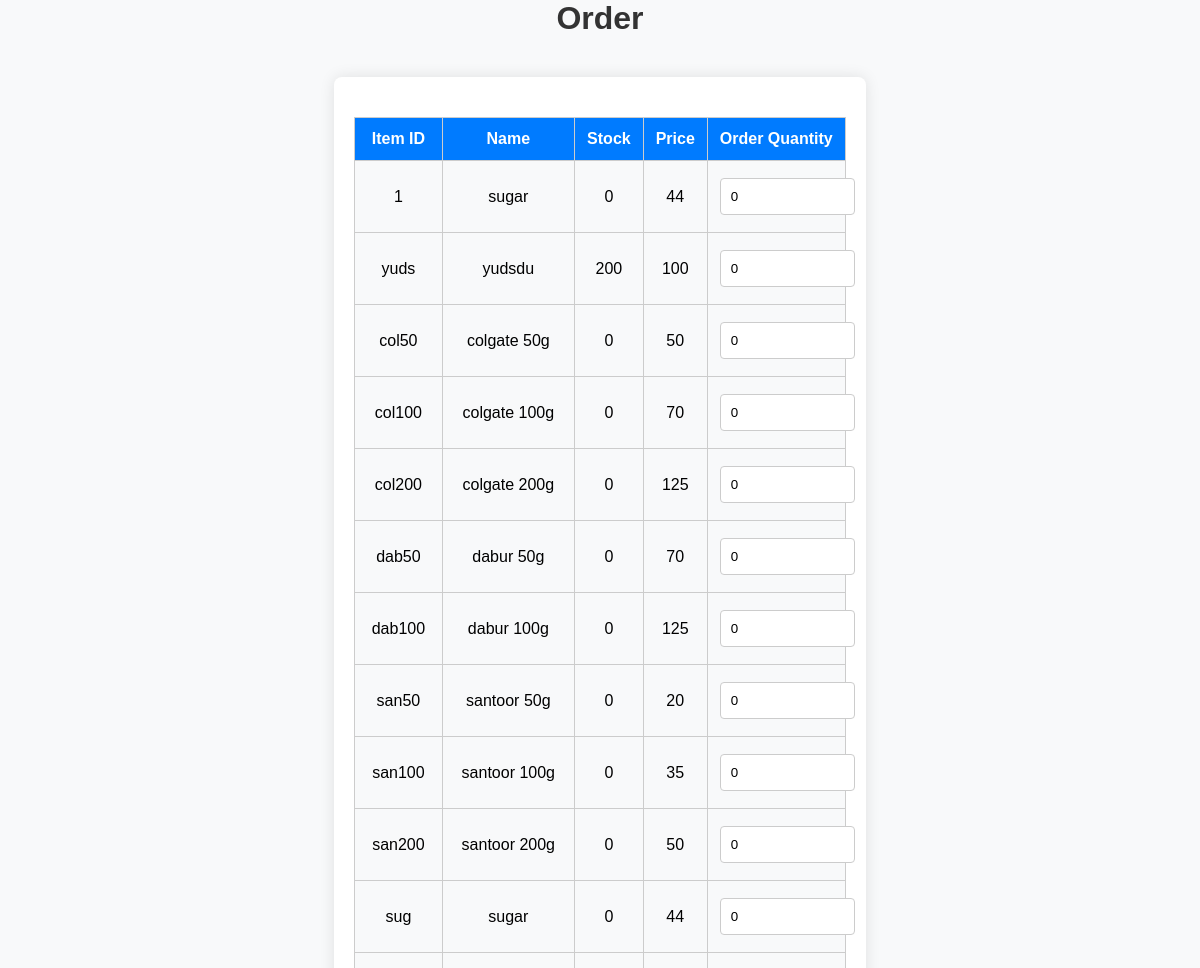
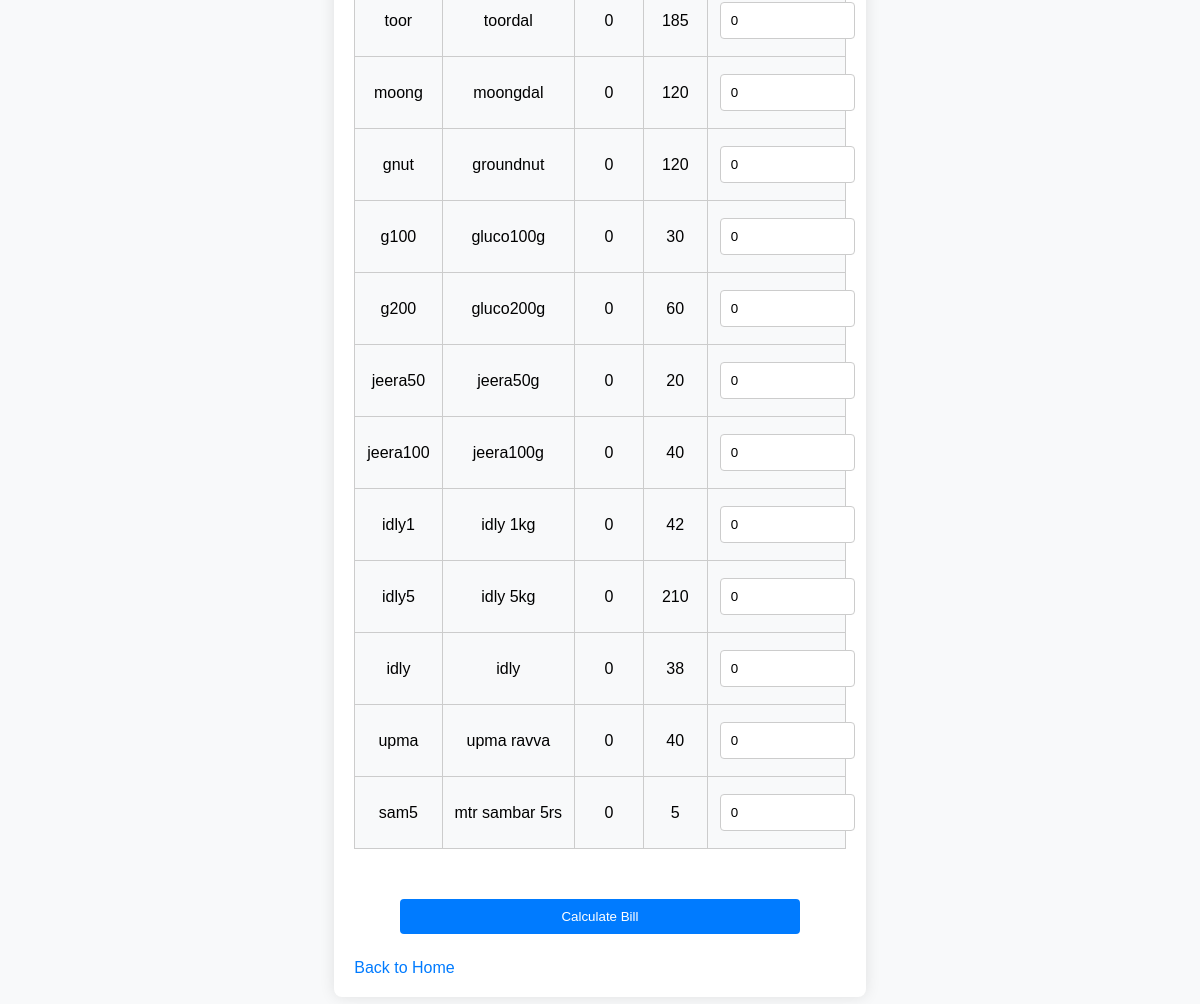
/order, run on the app's committed database (2 pictures, top to bottom).
### tables this page shows
CREATE TABLE items (
        id TEXT PRIMARY KEY,
        name TEXT NOT NULL,
        stock INTEGER NOT NULL,
        price INTEGER NOT NULL
    );

### app.py (the view, shortened to what this page needs)
@app.route('/order', methods=['GET', 'POST'])
def order():
    conn = get_db_connection()
    items = conn.execute('SELECT * FROM items').fetchall()
    conn.close()
    return render_template('order.html', items=items)

### app.py (called while the page is built)
def get_db_connection():
    conn = sqlite3.connect('billing.db')
    conn.row_factory = sqlite3.Row
    return conn

### templates/order.html (shortened to what this page needs)
<!DOCTYPE html>
<html lang="en">
<head>
    <link rel="stylesheet" href="{{ url_for('static', filename='css/styles.css') }}">
</head>
<body>
    <div class="main">
        <h1>Order</h1>
    <div class="container" style="width: fit-content;">
    <form action="{{ url_for('order') }}" method="post">
        <table>
            <thead>
                <tr>
                    <th>Item ID</th>
                    <th>Name</th>
                    <th>Stock</th>
                    <th>Price</th>
                    <th>Order Quantity</th>
                </tr>
            </thead>
            <tbody>
                {% for item in items %}
                <tr>
                    <td>{{ item['id'] }}</td>
                    <td>{{ item['name'] }}</td>
                    <td>{{ item['stock'] }}</td>
                    <td>{{ item['price'] }}</td>
                    <td>
                        <input type="number" name="counts" min="0" max="{{ item['stock'] }}" value="0">
                    </td>
                </tr>
                {% endfor %}
            </tbody>
        </table>
        <button type="submit">Calculate Bill</button>
    </form>
    <a href="{{ url_for('index') }}">Back to Home</a>
    </div>
    </div>
</body>
</html>

### static/css/styles.css (style rules this page uses)
body, h1, form, table { margin: 0; padding: 0; box-sizing: border-box; }
body { font-family: Arial, sans-serif; background-color: #f8f9fa; display: block; align-content: center; height: 100vh; margin: 0; }
.main { display: grid; place-items:center; }
.container { width: 100%; max-width: 800px; padding: 20px; margin: 20px; box-shadow: 0 0 15px rgba(0, 0, 0, 0.1); border-radius: 8px; background-color: #fff; align-items: center; justify-content: center; }
h1 { text-align: center; color: #333; margin-bottom: 20px; }
form { display: flex; flex-direction: column; align-items: center; }
form input[type="text"], form input[type="number"], form button { padding: 10px; margin: 5px 0; width: 100%; max-width: 400px; border: 1px solid #ccc; border-radius: 4px; }
form button { background-color: #007bff; color: white; margin-top: 30px; border: none; cursor: pointer; transition: background-color 0.3s ease; }
table { width: 100%; border-collapse: collapse; margin: 20px 0; }
table, th, td { border: 1px solid #ccc; }
th, td { padding: 12px; text-align: center; }
th { background-color: #007bff; color: white; }
td { background-color: #f8f9fa; }
a { text-decoration: none; color: #007bff; margin-top: 20px; display: inline-block; }

### data on the page
items: id "1", name "sugar", stock "0", price "44", counts "0"
items: id "yuds", name "yudsdu", stock "200", price "100"
items: id "col50", name "colgate 50g", stock "0", price "50", counts "0"
items: id "col100", name "colgate 100g", stock "0", price "70", counts "0"
items: id "col200", name "colgate 200g", stock "0", price "125", counts "0"
items: id "dab50", name "dabur 50g", stock "0", price "70", counts "0"
items: id "dab100", name "dabur 100g", stock "0", price "125", counts "0"
items: id "san50", name "santoor 50g", stock "0", price "20", counts "0"
items: id "san100", name "santoor 100g", stock "0", price "35", counts "0"
items: id "san200", name "santoor 200g", stock "0", price "50", counts "0"
items: id "sug", name "sugar", stock "0", price "44", counts "0"
items: id "toor", name "toordal", stock "0", price "185", counts "0"
items: id "moong", name "moongdal", stock "0", price "120", counts "0"
items: id "gnut", name "groundnut", stock "0", price "120", counts "0"
items: id "g100", name "gluco100g", stock "0", price "30", counts "0"
items: id "g200", name "gluco200g", stock "0", price "60", counts "0"
items: id "jeera50", name "jeera50g", stock "0", price "20", counts "0"
items: id "jeera100", name "jeera100g", stock "0", price "40", counts "0"
items: id "idly1", name "idly 1kg", stock "0", price "42", counts "0"
items: id "idly5", name "idly 5kg", stock "0", price "210", counts "0"
items: id "idly", name "idly", stock "0", price "38", counts "0"
items: id "upma", name "upma ravva", stock "0", price "40", counts "0"
items: id "sam5", name "mtr sambar 5rs", stock "0", price "5", counts "0"
